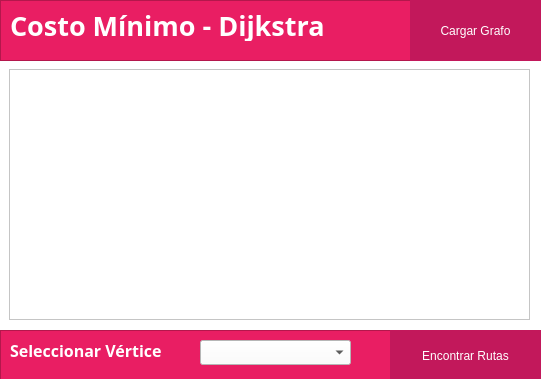
<?xml version="1.0" encoding="UTF-8"?>
<ui version="4.0">
 <class>dijkstrawindow</class>
 <widget class="QWidget" name="dijkstrawindow">
  <property name="geometry">
   <rect>
    <x>0</x>
    <y>0</y>
    <width>541</width>
    <height>379</height>
   </rect>
  </property>
  <property name="windowTitle">
   <string>Menor Costo - Dijkstra | Proyecto EdD I</string>
  </property>
  <property name="styleSheet">
   <string notr="true">background-color: rgb(255, 255, 255);</string>
  </property>
  <widget class="QFrame" name="frame">
   <property name="geometry">
    <rect>
     <x>0</x>
     <y>0</y>
     <width>541</width>
     <height>61</height>
    </rect>
   </property>
   <property name="styleSheet">
    <string notr="true">QFrame{
background-color: #E91E63;
}

QLabel{
color: white;
}

QPushButton{
background-color:#C2185B;
color: white;
border: none;
font: 11pt &quot;Lato&quot;;
}

QPushButton:hover{
background-color: #880E4F;
}</string>
   </property>
   <property name="frameShape">
    <enum>QFrame::StyledPanel</enum>
   </property>
   <property name="frameShadow">
    <enum>QFrame::Raised</enum>
   </property>
   <widget class="QPushButton" name="pushButton">
    <property name="geometry">
     <rect>
      <x>410</x>
      <y>0</y>
      <width>131</width>
      <height>61</height>
     </rect>
    </property>
    <property name="text">
     <string>Cargar Grafo</string>
    </property>
   </widget>
   <widget class="QLabel" name="label_2">
    <property name="geometry">
     <rect>
      <x>10</x>
      <y>10</y>
      <width>381</width>
      <height>31</height>
     </rect>
    </property>
    <property name="font">
     <font>
      <family>Montserrat</family>
      <pointsize>20</pointsize>
      <weight>75</weight>
      <bold>true</bold>
     </font>
    </property>
    <property name="text">
     <string>Costo Mínimo - Dijkstra</string>
    </property>
   </widget>
  </widget>
  <widget class="QFrame" name="frame_2">
   <property name="geometry">
    <rect>
     <x>0</x>
     <y>330</y>
     <width>541</width>
     <height>51</height>
    </rect>
   </property>
   <property name="styleSheet">
    <string notr="true">QFrame{
background-color: #E91E63;
}

QLabel{
color: white;
}

QPushButton{
background-color:#C2185B;
color: white;
border: none;
font: 11pt &quot;Lato&quot;;
}

QPushButton:hover{
background-color: #880E4F;
}</string>
   </property>
   <property name="frameShape">
    <enum>QFrame::StyledPanel</enum>
   </property>
   <property name="frameShadow">
    <enum>QFrame::Raised</enum>
   </property>
   <widget class="QComboBox" name="comboBox">
    <property name="geometry">
     <rect>
      <x>200</x>
      <y>10</y>
      <width>151</width>
      <height>25</height>
     </rect>
    </property>
    <property name="styleSheet">
     <string notr="true">background-color: white;
color: black;</string>
    </property>
   </widget>
   <widget class="QPushButton" name="pushButton_Elegir">
    <property name="geometry">
     <rect>
      <x>390</x>
      <y>0</y>
      <width>151</width>
      <height>51</height>
     </rect>
    </property>
    <property name="text">
     <string>Encontrar Rutas</string>
    </property>
   </widget>
   <widget class="QLabel" name="resultadoLabel">
    <property name="geometry">
     <rect>
      <x>10</x>
      <y>10</y>
      <width>171</width>
      <height>21</height>
     </rect>
    </property>
    <property name="font">
     <font>
      <family>Montserrat</family>
      <pointsize>12</pointsize>
      <weight>75</weight>
      <bold>true</bold>
     </font>
    </property>
    <property name="text">
     <string>Seleccionar Vértice</string>
    </property>
   </widget>
  </widget>
  <widget class="QFrame" name="frame_3">
   <property name="geometry">
    <rect>
     <x>9</x>
     <y>69</y>
     <width>521</width>
     <height>251</height>
    </rect>
   </property>
   <property name="frameShape">
    <enum>QFrame::StyledPanel</enum>
   </property>
   <property name="frameShadow">
    <enum>QFrame::Raised</enum>
   </property>
  </widget>
 </widget>
 <resources/>
 <connections/>
</ui>
